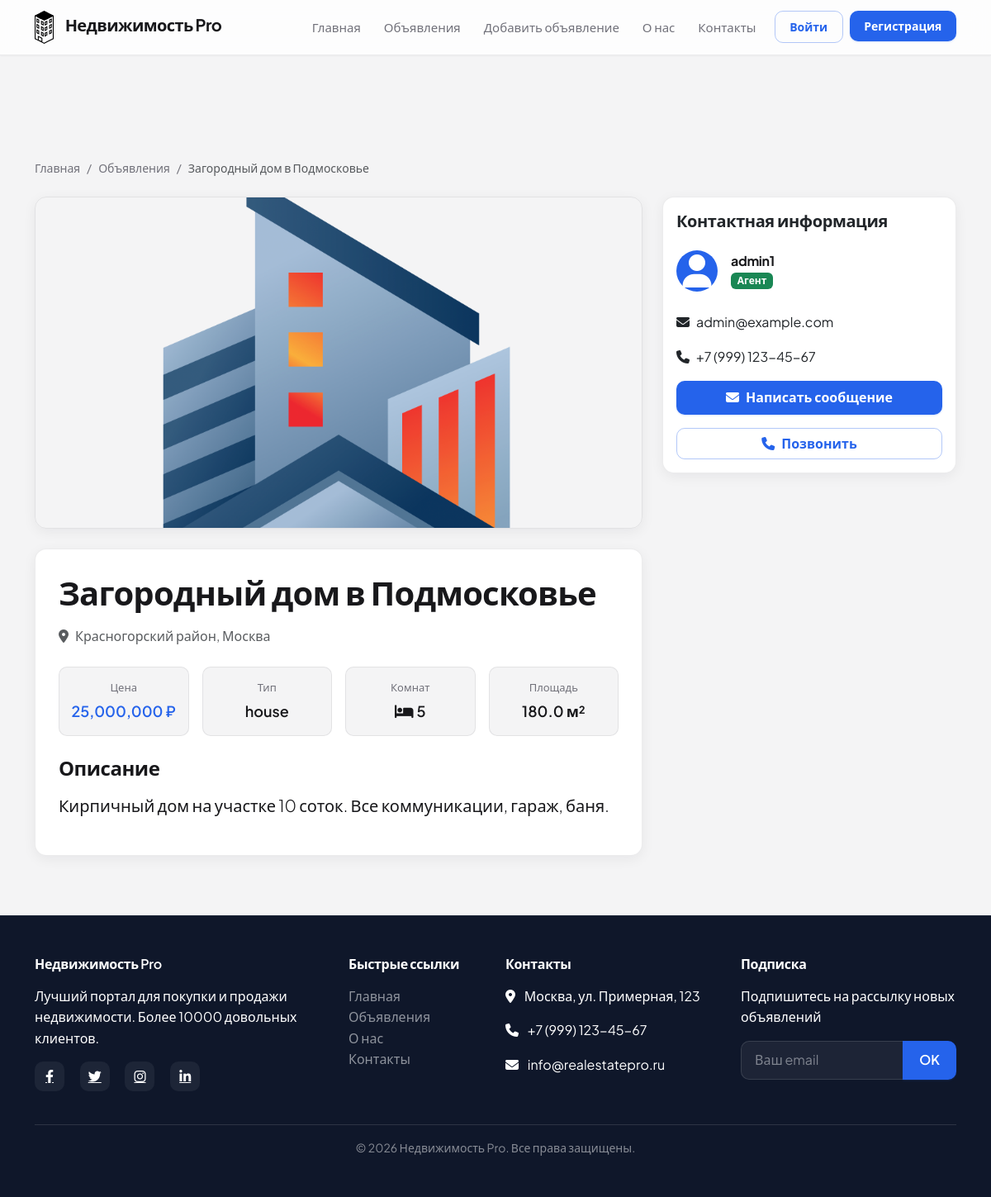
/listing/2, run on the app's committed database.
### app.py (models this page shows, shortened)
class Listing(db.Model):
    id = db.Column(db.Integer, primary_key=True)
    title = db.Column(db.String(200), nullable=False)
    description = db.Column(db.Text, nullable=False)
    price = db.Column(db.Float, nullable=False)
    property_type = db.Column(db.String(50), nullable=False)
    bedrooms = db.Column(db.Integer)
    bathrooms = db.Column(db.Integer)
    area = db.Column(db.Float)
    location = db.Column(db.String(200), nullable=False)
    city = db.Column(db.String(100), nullable=False)
    featured = db.Column(db.Boolean, default=False)
    main_image = db.Column(db.String(200), default='default.jpg')
    images = db.Column(db.Text, default='[]')
    user_id = db.Column(db.Integer, db.ForeignKey('user.id'), nullable=False)
    created_at = db.Column(db.DateTime, default=datetime.utcnow)
    updated_at = db.Column(db.DateTime, default=datetime.utcnow, onupdate=datetime.utcnow)

class User(UserMixin, db.Model):
    id = db.Column(db.Integer, primary_key=True)
    username = db.Column(db.String(80), unique=True, nullable=False)
    email = db.Column(db.String(120), unique=True, nullable=False)
    password_hash = db.Column(db.String(200), nullable=False)
    phone = db.Column(db.String(20))
    is_agent = db.Column(db.Boolean, default=False)
    listings = db.relationship('Listing', backref='author', lazy=True)
    created_at = db.Column(db.DateTime, default=datetime.utcnow)

### app.py (the view)
@app.route('/listing/<int:listing_id>')
def listing_detail(listing_id):
    try:
        listing = Listing.query.get_or_404(listing_id)
        similar_listings = Listing.query.filter(
            Listing.city == listing.city,
            Listing.id != listing.id
        ).limit(4).all()
        return render_template('listing_detail.html',
                             listing=listing,
                             similar_listings=similar_listings)
    except Exception as e:
        print(f"Ошибка при получении деталей: {e}")
        flash('Объявление не найдено', 'error')
        return redirect(url_for('listings'))

### templates/listing_detail.html
{% extends "base.html" %}
{% block content %}
<div class="container py-5">
    <nav aria-label="breadcrumb" class="mb-4">
        <ol class="breadcrumb">
            <li class="breadcrumb-item"><a href="{{ url_for('index') }}">Главная</a></li>
            <li class="breadcrumb-item"><a href="{{ url_for('listings') }}">Объявления</a></li>
            <li class="breadcrumb-item active">{{ listing.title }}</li>
        </ol>
    </nav>
    <div class="row">
        <div class="col-lg-8 mb-4">
            <div class="property-gallery">
                <img src="{{ url_for('static', filename='images/properties/' + listing.main_image) }}"
                     class="img-fluid rounded gallery-main" alt="{{ listing.title }}">
            </div>
            <div class="property-details-card mt-4">
                <h1 class="mb-3">{{ listing.title }}</h1>
                <p class="text-muted mb-4">
                    <i class="fas fa-map-marker-alt me-2"></i>{{ listing.location }}, {{ listing.city }}
                </p>
                <div class="property-info-grid mb-4">
                    <div class="info-item">
                        <div class="info-label">Цена</div>
                        <div class="info-value text-primary">
                            {{ "{:,.0f}".format(listing.price) }} ₽
                        </div>
                    </div>
                    <div class="info-item">
                        <div class="info-label">Тип</div>
                        <div class="info-value">{{ listing.property_type }}</div>
                    </div>
                    <div class="info-item">
                        <div class="info-label">Комнат</div>
                        <div class="info-value">
                            <i class="fas fa-bed me-1"></i>{{ listing.bedrooms }}
                        </div>
                    </div>
                    <div class="info-item">
                        <div class="info-label">Площадь</div>
                        <div class="info-value">{{ listing.area }} м²</div>
                    </div>
                </div>
                <h4 class="mb-3">Описание</h4>
                <p class="lead">{{ listing.description }}</p>
            </div>
        </div>
        <div class="col-lg-4">
            <div class="card surface-card">
                <div class="card-body">
                    <h5 class="card-title mb-4">Контактная информация</h5>
                    <div class="d-flex align-items-center mb-4">
                        <div class="avatar bg-primary text-white rounded-circle d-flex align-items-center justify-content-center me-3"
                             style="width: 50px; height: 50px;">
                            <i class="fas fa-user"></i>
                        </div>
                        <div>
                            <h6 class="mb-0">{{ listing.author.username }}</h6>
                            {% if listing.author.is_agent %}
                            <span class="badge bg-success">Агент</span>
                            {% endif %}
                        </div>
                    </div>
                    <div class="mb-3">
                        <p><i class="fas fa-envelope me-2"></i>{{ listing.author.email }}</p>
                        {% if listing.author.phone %}
                        <p><i class="fas fa-phone me-2"></i>{{ listing.author.phone }}</p>
                        {% endif %}
                    </div>
                    <button class="btn btn-primary w-100 mb-3" data-bs-toggle="modal" data-bs-target="#contactModal">
                        <i class="fas fa-envelope me-2"></i>Написать сообщение
                    </button>
                    <button class="btn btn-outline-primary w-100">
                        <i class="fas fa-phone me-2"></i>Позвонить
                    </button>
                </div>
            </div>
        </div>
    </div>
</div>
{% endblock %}

### static/css/main.css (style rules this page uses)
:root { --bs-primary: #2563eb; --bs-primary-rgb: 37, 99, 235; --bs-link-color: #2563eb; --bs-link-hover-color: #1d4ed8; --color-bg: #f4f4f5; --color-surface: #ffffff; --color-text: #18181b; --color-text-muted: #71717a; --color-border: rgba(24, 24, 27, 0.08); --color-border-strong: rgba(24, 24, 27, 0.12); --accent: #2563eb; --accent-hover: #1d4ed8; --accent-soft: rgba(37, 99, 235, 0.1); --accent-muted: #64748b; --radius-sm: 10px; --radius: 14px; --radius-lg: 22px; --shadow-xs: 0 1px 2px rgba(15, 23, 42, 0.04); --shadow-sm: 0 4px 16px rgba(15, 23, 42, 0.06); --shadow-md: 0 12px 40px rgba(15, 23, 42, 0.08); --transition: color 0.2s ease, background-color 0.2s ease, border-color 0.2s ease, box-shadow 0.2s ease, transform 0.22s ease; --nav-height: 72px; }
html { background-color: var(--color-bg); height: 100%; }
body { font-family: "Plus Jakarta Sans", system-ui, -apple-system, sans-serif; color: var(--color-text); padding-top: var(--nav-height); background-color: var(--color-bg); font-size: 1rem; line-height: 1.6; -webkit-font-smoothing: antialiased; min-height: 100vh; min-height: 100dvh; display: flex; flex-direction: column; }
h1, h2, h3, h4, h5, h6 { font-family: "Plus Jakarta Sans", system-ui, -apple-system, sans-serif; font-weight: 700; letter-spacing: -0.02em; color: var(--color-text); }
.btn-primary { background: var(--accent); border: none; font-weight: 600; border-radius: var(--radius-sm); padding: 0.55rem 1.25rem; transition: var(--transition); box-shadow: 0 1px 2px rgba(37, 99, 235, 0.2); }
.btn-outline-primary { border: 1.5px solid rgba(37, 99, 235, 0.35); color: var(--accent); font-weight: 600; border-radius: var(--radius-sm); background: transparent; }
.property-gallery { border-radius: var(--radius); overflow: hidden; border: 1px solid var(--color-border); box-shadow: var(--shadow-sm); }
.gallery-main { height: 400px; object-fit: cover; width: 100%; }
.property-details-card { background: var(--color-surface); border-radius: var(--radius); padding: 1.75rem; border: 1px solid var(--color-border); box-shadow: var(--shadow-sm); }
.property-info-grid { display: grid; grid-template-columns: repeat(auto-fit, minmax(150px, 1fr)); gap: 16px; margin: 20px 0; }
.info-item { text-align: center; padding: 14px; background: var(--color-bg); border-radius: var(--radius-sm); border: 1px solid var(--color-border); }
.info-label { font-size: 0.8125rem; color: var(--color-text-muted); margin-bottom: 4px; }
.info-value { font-size: 1.125rem; font-weight: 600; color: var(--color-text); }
.surface-card { background: var(--color-surface); border: 1px solid var(--color-border) !important; border-radius: var(--radius); box-shadow: var(--shadow-sm); }
.breadcrumb { font-size: 0.875rem; --bs-breadcrumb-divider-color: var(--color-text-muted); }
.breadcrumb-item a { color: var(--color-text-muted); text-decoration: none; font-weight: 500; }
.avatar { width: 100px; height: 100px; display: flex; align-items: center; justify-content: center; font-size: 2.5rem; font-weight: 600; }

### static/css/animations.css (style rules this page uses)
.btn-ripple { position: relative; overflow: hidden; }
.btn-ripple:after { content: ''; position: absolute; top: 50%; left: 50%; width: 5px; height: 5px; background: rgba(255, 255, 255, 0.5); opacity: 0; border-radius: 100%; transform: scale(1, 1) translate(-50%); transform-origin: 50% 50%; }

### data on the page
Listing: title "Загородный дом в Подмосковье", main_image (placeholder picture), location "Красногорский район", city "Москва", price "25,000,000", property_type "house", bedrooms "5", area "180.0", description "Кирпичный дом на участке 10 соток. Все коммуникации, гараж, баня."
User: author.username "admin1", author.email "admin@example.com", author.phone "+7 (999) 123-45-67"
